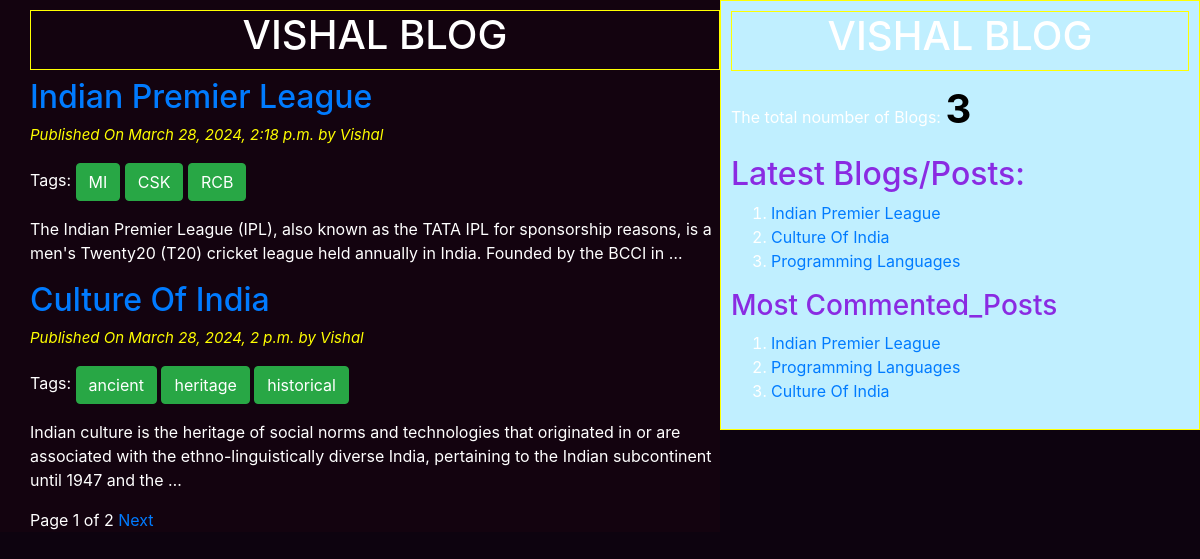
The page / on the database its author committed.
### blogapp/models.py (models this page shows, shortened)
class Post(models.Model):
    STATUS_CHOICES=(('draft','Draft'),('publish','Publish'))
    title=models.CharField(max_length=50)
    slug=models.SlugField(max_length=50,unique_for_date='publish')
    author=models.ForeignKey(User,related_name='blog_posts',on_delete=models.CASCADE)
    body=models.TextField()
    publish=models.DateTimeField(default=timezone.now)
    created = models.DateTimeField(auto_now_add=True)
    updated = models.DateTimeField(auto_now=True)
    status=models.CharField(max_length=50,choices=STATUS_CHOICES,default='draft')
    objects=CustomManager()
    tags=TaggableManager()
    class Meta:
        ordering=('-publish',)
    def get_absolute_url(self):
        return reverse('post_detail',args=[self.publish.year,self.publish.strftime('%m'),self.publish.strftime('%d'),self.slug])

### blogapp/views.py (the view)
# urls.py: path('',views.post_list_view),
def post_list_view(request,tag_slug=None):
     post_list=Post.objects.all()
     tag=None
     if tag_slug:
          tag=get_object_or_404(Tag,slug=tag_slug)
          post_list=post_list.filter(tags__in=(tag,))
     paginator=Paginator(object_list=post_list,per_page=2)
     page_number=request.GET.get('page')
     try:
          post_list=paginator.page(page_number)
     except PageNotAnInteger:
          post_list=paginator.page(1)
     except EmptyPage:
          post_list=Paginator.page(paginator.num_pages)
     my_dict={'post_list':post_list,'tag':tag}
     return render(request=request,template_name='blogapp/post_list.html',context=my_dict)

### blogapp/models.py (called while the page is built)
    def get_queryset(self):
        return super().get_queryset().filter(status='publish')

### blogapp/templatetags/blog_tags.py (called while the page is built)
@register.simple_tag(name='my_tag')
def total_posts():
    return Post.objects.count()

@register.inclusion_tag('blogapp/latest_posts.html')
def show_latest_posts():
    latest_posts=Post.objects.order_by('-publish')[:6]
    return {'latest_posts':latest_posts}

@register.simple_tag()
def get_post_commented_posts(count=3):
    return Post.objects.annotate(total_comments=Count('comments')).order_by('-total_comments')[:count]

### templates/blogapp/post_list.html (shortened to what this page needs)
<!DOCTYPE html>
{% extends 'blogapp/base.html' %}
{% block content_block %}
    <h1>VISHAL BLOG</h1>
       {% for post in post_list  %}
		<a href="{{ post.get_absolute_url }}"><h2>{{ post.title }}</h2></a>
		<p id="date"> Published On {{ post.publish }} by {{ post.author|title }}</p>
		<p>Tags:
			{% for tag in post.tags.all  %}
            <a href="{% url 'post_list_by_tag_name' tag.slug %}" class="btn btn-success">{{tag.name}}</a>
			{% endfor %}
		</p>
		{{ post.body|truncatewords:30|linebreaks }}
	{% endfor %}
{% include "blogapp/pagination.html" with page=post_list %}
{% endblock content_block %}

### templates/blogapp/base.html (shortened to what this page needs)
<!DOCTYPE html>
{% load blog_tags %}
{% load static %}
<html>
<head>
<link rel="stylesheet" type="text/css" href="{% static "css/blogapp.css" %}">
<link rel="stylesheet" href="https://stackpath.bootstrapcdn.com/bootstrap/4.5.2/css/bootstrap.min.css" integrity="sha384-
JcKb8q3iqJ61gNV9KGb8thSsNjpSL0n8PARn9HuZOnIxN0hoP+VmmDGMN5t9UJ0Z">
</head>
<body class="first">
        <div class="content">
                {% block content_block %}
                {% endblock content_block %}
        </div>
        <div class="sidebar">
            <h1>VISHAL BLOG</h1>
            <p> The total noumber of Blogs: <span id="pcount">{% my_tag %}</span></p>
            <h2 style="color: blueviolet;">Latest Blogs/Posts:</h2>{% show_latest_posts %}
            <h3 style="color: blueviolet;">Most Commented_Posts</h3>
            {% get_post_commented_posts as m_c_p %}
            <ol>
                {% for post in m_c_p %}
                     <li><a href="{{ post.get_absolute_url }}">{{ post.title }}</a></li>
                {% endfor %}
            </ol>
        </div>
</body>
</html>

### templates/blogapp/pagination.html (shortened to what this page needs)
<div class="paginator">
  <span>Page {{page.number}} of {{page.paginator.num_pages}}</span>
  {% if page.has_next %}
   <a href="?page={{page.next_page_number}}">Next</a>
  {% endif %}
</div>

### templates/blogapp/latest_posts.html
<ol>
    {% for post in latest_posts %}
            <li><a href="{{ post.get_absolute_url }}">{{ post.title }}</a></li>
     {% endfor %}
</ol>

### static/css/blogapp.css (style rules this page uses)
.content { width:60%; float:left; padding:10px 0 0 30px; background:rgb(19, 3, 15); height:100% }
.sidebar { width:40%; float:right; padding:10px; background: rgb(192, 239, 255); height:100% text-align:center; border:1px solid yellow; padding-bottom:10px; }
h1 { text-align:center; border:1px solid yellow; padding-bottom:10px; }
.first { background:rgb(13, 3, 15); color:white; }
#date { color:yellow; font-size:15px; font-style:italic; }
#pcount { color:black; font-size:40px; font-weight:bold; }

### rows shown on the page
Post: title "Indian Premier League", publish "March 28, 2024, 2:18 p.m.", author "Vishal", body "The Indian Premier League (IPL), also known as the TATA IPL for sponsorship reasons, is a men's Twenty20 (T20) cricket league held annually in India. Founded by the BCCI in …"
Tag: name "MI"
Tag: name "CSK"
Tag: name "RCB"
Post: title "Culture Of India", publish "March 28, 2024, 2 p.m.", author "Vishal", body "Indian culture is the heritage of social norms and technologies that originated in or are associated with the ethno-linguistically diverse India, pertaining to the Indian subcontinent until 1947 and the …"
Tag: name "ancient"
Tag: name "heritage"
Tag: name "historical"
Post: title "Programming Languages"

### other values the page prints
{{ page.number }} "1"
{{ page.paginator.num_pages }} "2"
